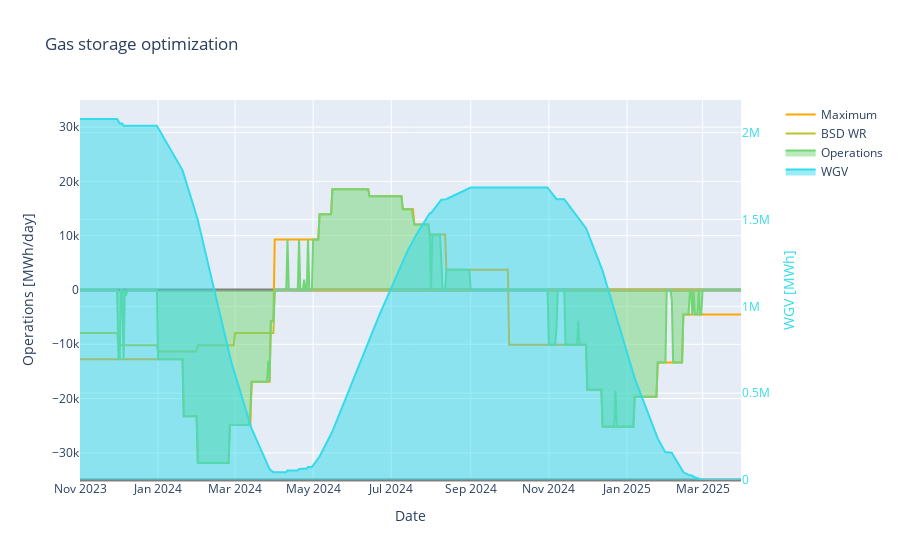

This figure's notebook cell:
### Markdown cell above
Graphs

### Code cell
fig = po.Figure()
fig.add_trace(po.Scatter(x=index, y=max_op, name='Maximum', line_color='#ffa600', mode='lines'))
fig.add_trace(po.Scatter(x=index, y=bsd_wr, name='BSD WR', line_color='#bac52d', mode='lines'))
fig.add_trace(po.Scatter(x=index, y=op, name='Operations', fill='tozeroy', line_color='#74d576', mode='lines'))
fig.add_trace(po.Scatter(x=index, y=z, name='WGV', fill='tozeroy', line_color='#34dbeb', yaxis = 'y2'))
fig.update_layout(
    title = 'Gas storage optimization',
    xaxis_title = 'Date',
    yaxis = dict(
        title = 'Operations [MWh/day]',
        range = [-35000,35000]),
    yaxis2 = dict(
        title = "WGV [MWh]",
        side = 'right',
        overlaying = 'y',
        titlefont = dict(color='#34dbeb'),
        tickfont = dict(color='#34dbeb')),
    legend = dict(
        orientation = "v",
		x = 1.06,
        xanchor = 'left',
		y = 1
    )
)
fig.update_xaxes(fixedrange=False)
fig.update_yaxes(zeroline=True, zerolinewidth=3, zerolinecolor='grey')
fig.show()

### Figure 1 — Plotly figure (JSON) as saved in the notebook; plotly's stock layout.template omitted (floating-point values rounded to 4 significant figures; data arrays with more than 128 entries replaced by an {"elided": "..."} marker saying what was removed)
{"data": [{"line": {"color": "#ffa600"}, "mode": "lines", "name": "Maximum", "type": "scatter", "x": {"elided": "517 str values"}, "y": {"elided": "517 float values"}}, {"line": {"color": "#bac52d"}, "mode": "lines", "name": "BSD WR", "type": "scatter", "x": {"elided": "517 str values"}, "y": {"elided": "517 float values"}}, {"fill": "tozeroy", "line": {"color": "#74d576"}, "mode": "lines", "name": "Operations", "type": "scatter", "x": {"elided": "517 str values"}, "y": {"elided": "517 float values"}}, {"fill": "tozeroy", "line": {"color": "#34dbeb"}, "name": "WGV", "type": "scatter", "x": {"elided": "517 str values"}, "y": {"elided": "517 int values"}, "yaxis": "y2"}], "layout": {"legend": {"orientation": "v", "x": 1.06, "xanchor": "left", "y": 1}, "title": {"text": "Gas storage optimization"}, "xaxis": {"fixedrange": false, "title": {"text": "Date"}}, "yaxis": {"range": [-35000, 35000], "title": {"text": "Operations [MWh/day]"}, "zeroline": true, "zerolinecolor": "grey", "zerolinewidth": 3}, "yaxis2": {"overlaying": "y", "side": "right", "tickfont": {"color": "#34dbeb"}, "title": {"font": {"color": "#34dbeb"}, "text": "WGV [MWh]"}, "zeroline": true, "zerolinecolor": "grey", "zerolinewidth": 3}}}
